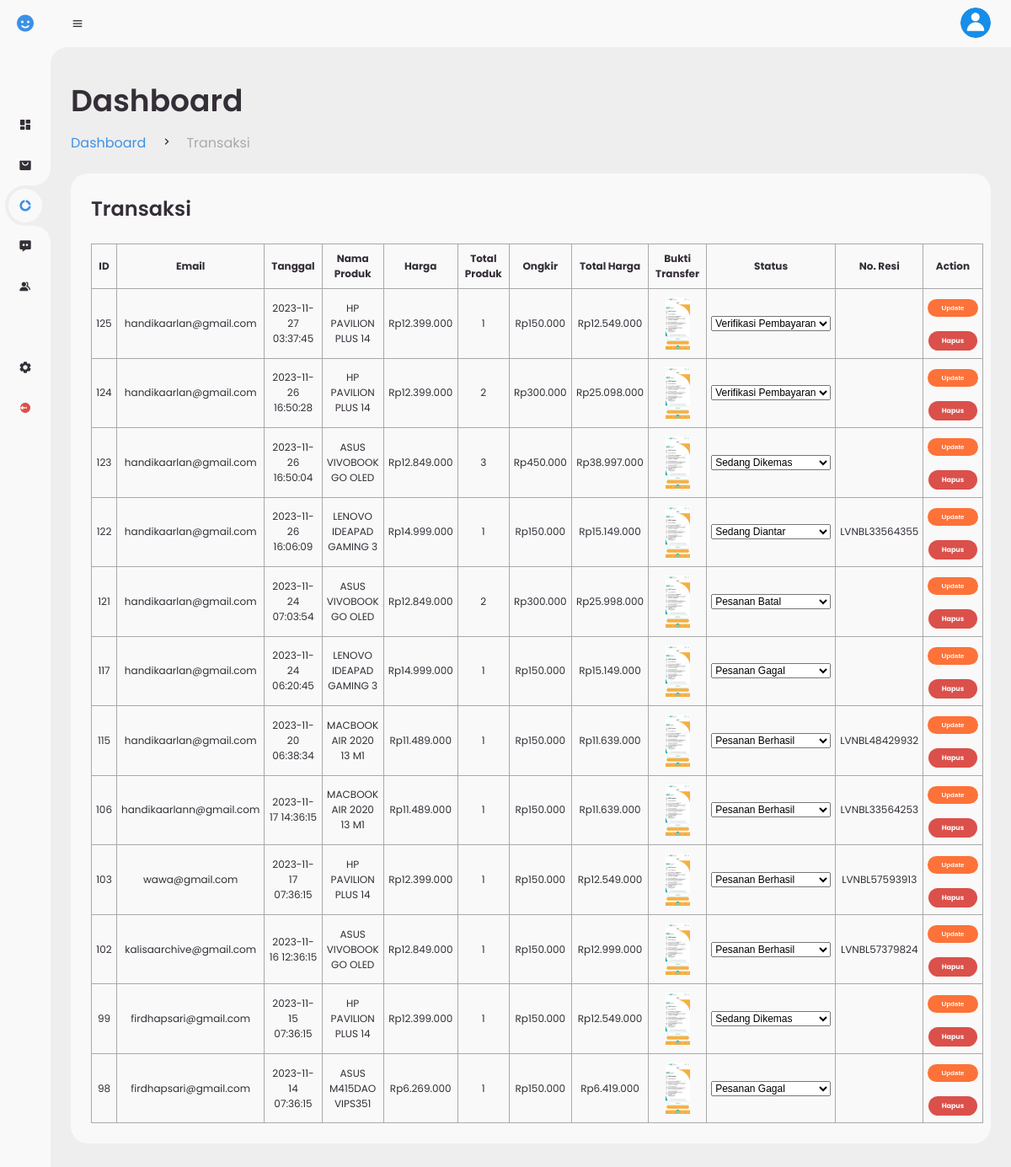
Screenshot of /admin/transaksi.php (signed in) with the database file from the repository.
### tables this page shows
CREATE TABLE `transaksi` (
  `id_transaksi` int(100) NOT NULL,
  `nama_produk` varchar(40) NOT NULL,
  `harga` int(30) NOT NULL,
  `total_produk` int(255) NOT NULL,
  `ongkir` int(20) NOT NULL,
  `total_harga` int(30) NOT NULL,
  `tanggal` timestamp NOT NULL DEFAULT current_timestamp(),
  `email` varchar(255) NOT NULL,
  `status` varchar(50) NOT NULL DEFAULT 'Verifikasi Pembayaran',
  `no_resi` varchar(40) NOT NULL,
  `bukti` varchar(255) NOT NULL
);

### admin/transaksi.php (the view, shortened to what this page needs)
<?php
require_once("../config/koneksi.php");
if(isset($_SESSION['valdi'])) {
?>
<!DOCTYPE html>
<html lang="id">
<head>
	<link href='https://unpkg.com/boxicons@2.0.9/css/boxicons.min.css' rel='stylesheet'>
	<link rel="stylesheet" href="assets/css/style.css">
</head>
<body>
	<section id="sidebar" class="hide">
		<a href="index.php" class="brand">
			<i class='bx bxs-smile'></i>
		</a>
		<ul class="side-menu top">
            <li>
				<a href="index.php">
					<i class='bx bxs-dashboard' ></i>
				</a>
            </li>
			<li>
				<a href="produk.php">
					<i class='bx bxs-shopping-bag-alt' ></i>
				</a>
			</li>
			<li class="active">
				<a href="transaksi.php">
					<i class='bx bxs-doughnut-chart' ></i>
				</a>
			</li>
			<li>
				<a href="pesan.php">
					<i class='bx bxs-message-dots' ></i>
				</a>
			</li>
			<li>
				<a href="user.php">
					<i class='bx bxs-group' ></i>
				</a>
			</li>
		</ul>
		<ul class="side-menu">
			<li>
				<a href="pengaturan.php">
					<i class='bx bxs-cog' ></i>
				</a>
			</li>
			<li>
				<a href="logout.php" class="logout">
					<i class='bx bxs-log-out-circle' ></i>
				</a>
			</li>
		</ul>
	</section>
	<section id="content">
		<nav>
			<i class='bx bx-menu' ></i>
			<a href="pengaturan.php" class="profile">
				<img src="assets/img/people.png">
			</a>
		</nav>
		<main>
			<div class="head-title">
				<div class="left">
					<h1>Dashboard</h1>
					<ul class="breadcrumb">
						<li>
							<a class="active" href="index.php">Dashboard</a>
						</li>
						<li><i class='bx bx-chevron-right' ></i></li>
						<li>
							<a>Transaksi</a>
						</li>
					</ul>
				</div>
			</div>
			<div class="table-transaksi">
				<div class="order">
					<div class="head">
						<h3>Transaksi</h3>
        			</div>
        			<table>
						<thead>
							<tr>
								<th>ID</th>
								<th>Email</th>
								<th>Tanggal</th>
								<th>Nama Produk</th>
								<th>Harga</th>
								<th>Total Produk</th>
								<th>Ongkir</th>
								<th>Total Harga</th>
								<th>Bukti Transfer</th>
								<th>Status</th>
								<th>No. Resi</th>
								<th>Action</th>
							</tr>
						</thead>
						<tbody>
							<?php
							$result = $koneksi->query('SELECT * FROM transaksi ORDER BY tanggal DESC ');
							if ($result) {
								while ($obj = $result->fetch_object()) {
									?>
									<form action="" method="POST">
										<tr>
											<td><?php echo $obj->id_transaksi ?></td>
											<td><?php echo $obj->email ?></td>
											<td><?php echo $obj->tanggal ?></td>
											<td><?php echo $obj->nama_produk ?></td>
											<td>Rp<?php echo number_format($obj->harga, 0, ',', '.'); ?></td>
											<td><?php echo $obj->total_produk ?></td>
											<td>Rp<?php echo number_format($obj->ongkir, 0, ',', '.'); ?></td>
											<td>Rp<?php echo number_format($obj->total_harga, 0, ',', '.'); ?></td>
											<td>
												<img src="../assets/images/bukti/<?php echo $obj->bukti?>" onclick="document.getElementById('modal').style.display='block';document.getElementById('modal-img').src=this.src;">
											</td>
											<td>
												<?php
												if ($obj->status == 'Verifikasi Pembayaran') { ?>
															<select name="status" class="form-select">
																<option selected><?php echo $obj->status ?></option>
															</select>
												<?php }
												elseif ($obj->status == 'Sedang Dikemas') { ?>
															<select name="status" class="form-select">
																<option selected><?php echo $obj->status ?></option>
															</select>
												<?php }
												elseif ($obj->status == 'Sedang Diantar') { ?>
															<select name="status" class="form-select">
																<option selected><?php echo $obj->status ?></option>
															</select>
												<?php }
												elseif ($obj->status == 'Pesanan Berhasil') { ?>
															<select name="status" class="form-select">
																<option selected><?php echo $obj->status ?></option>
															</select>
												<?php }
												elseif ($obj->status == 'Pesanan Gagal') { ?>
															<select name="status" class="form-select">
																<option selected><?php echo $obj->status ?></option>
															</select>
												<?php }
												elseif ($obj->status == 'Pesanan Batal') { ?>
															<select name="status" class="form-select">
																<option selected><?php echo $obj->status ?></option>
															</select>
												<?php } ?>
											</td>
											<td>
											<?php
											if ($obj->status == 'Sedang Diantar') {
												if ($obj->no_resi == '') { ?>
													<input type="text" name="no_resi" placeholder="Masukkan No. Resi"></input>
												<?php }
												else {
													echo $obj->no_resi;
												}
											} else {
												echo $obj->no_resi;
											} ?>
											</td>
											<td>
												<button type="submit" name="update" class="status pending" required>Update</button><br><br>
												<a href="transaksi-hapus.php?id=<?php echo $obj->id_transaksi ?>"><span class="status pendingg">Hapus</span></a>
											</td>
										</tr>
									</form><?php
								}
							} ?>
						</tbody>
					</table>
    			</div>
			</div>
		</main>
	</section>
</body>
</html>
<?php
}
else {
	header("location:login.php");
}

### rows the page displays
transaksi: id_transaksi "125", email "handikaarlan@gmail.com", tanggal "2023-11-27 03:37:45", nama_produk "HP PAVILION PLUS 14", harga "12.399.000", total_produk "1", ongkir "150.000", total_harga "12.549.000", bukti (picture), status "Verifikasi Pembayaran"
transaksi: id_transaksi "124", email "handikaarlan@gmail.com", tanggal "2023-11-26 16:50:28", nama_produk "HP PAVILION PLUS 14", harga "12.399.000", total_produk "2", ongkir "300.000", total_harga "25.098.000", bukti (picture), status "Verifikasi Pembayaran"
transaksi: id_transaksi "123", email "handikaarlan@gmail.com", tanggal "2023-11-26 16:50:04", nama_produk "ASUS VIVOBOOK GO OLED", harga "12.849.000", total_produk "3", ongkir "450.000", total_harga "38.997.000", bukti (picture), status "Sedang Dikemas"
transaksi: id_transaksi "122", email "handikaarlan@gmail.com", tanggal "2023-11-26 16:06:09", nama_produk "LENOVO IDEAPAD GAMING 3", harga "14.999.000", total_produk "1", ongkir "150.000", total_harga "15.149.000", bukti (picture), status "Sedang Diantar", no_resi "LVNBL33564355"
transaksi: id_transaksi "121", email "handikaarlan@gmail.com", tanggal "2023-11-24 07:03:54", nama_produk "ASUS VIVOBOOK GO OLED", harga "12.849.000", total_produk "2", ongkir "300.000", total_harga "25.998.000", bukti (picture), status "Pesanan Batal"
transaksi: id_transaksi "117", email "handikaarlan@gmail.com", tanggal "2023-11-24 06:20:45", nama_produk "LENOVO IDEAPAD GAMING 3", harga "14.999.000", total_produk "1", ongkir "150.000", total_harga "15.149.000", bukti (picture), status "Pesanan Gagal"
transaksi: id_transaksi "115", email "handikaarlan@gmail.com", tanggal "2023-11-20 06:38:34", nama_produk "MACBOOK AIR 2020 13 M1", harga "11.489.000", total_produk "1", ongkir "150.000", total_harga "11.639.000", bukti (picture), status "Pesanan Berhasil", no_resi "LVNBL48429932"
transaksi: id_transaksi "106", email "handikaarlann@gmail.com", tanggal "2023-11-17 14:36:15", nama_produk "MACBOOK AIR 2020 13 M1", harga "11.489.000", total_produk "1", ongkir "150.000", total_harga "11.639.000", bukti (picture), status "Pesanan Berhasil", no_resi "LVNBL33564253"
transaksi: id_transaksi "103", email "wawa@gmail.com", tanggal "2023-11-17 07:36:15", nama_produk "HP PAVILION PLUS 14", harga "12.399.000", total_produk "1", ongkir "150.000", total_harga "12.549.000", bukti (picture), status "Pesanan Berhasil", no_resi "LVNBL57593913"
transaksi: id_transaksi "102", email "kalisaarchive@gmail.com", tanggal "2023-11-16 12:36:15", nama_produk "ASUS VIVOBOOK GO OLED", harga "12.849.000", total_produk "1", ongkir "150.000", total_harga "12.999.000", bukti (picture), status "Pesanan Berhasil", no_resi "LVNBL57379824"
transaksi: id_transaksi "99", email "firdhapsari@gmail.com", tanggal "2023-11-15 07:36:15", nama_produk "HP PAVILION PLUS 14", harga "12.399.000", total_produk "1", ongkir "150.000", total_harga "12.549.000", bukti (picture), status "Sedang Dikemas"
transaksi: id_transaksi "98", email "firdhapsari@gmail.com", tanggal "2023-11-14 07:36:15", nama_produk "ASUS M415DAO VIPS351", harga "6.269.000", total_produk "1", ongkir "150.000", total_harga "6.419.000", bukti (picture), status "Pesanan Gagal"
